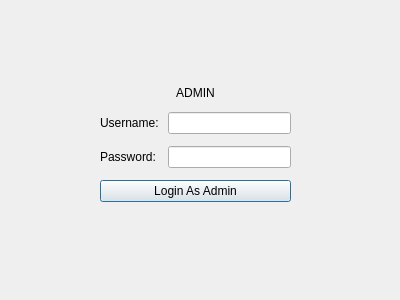
<?xml version="1.0" encoding="UTF-8"?>
<ui version="4.0">
 <class>login</class>
 <widget class="QDialog" name="login">
  <property name="geometry">
   <rect>
    <x>0</x>
    <y>0</y>
    <width>400</width>
    <height>300</height>
   </rect>
  </property>
  <property name="windowTitle">
   <string>Dialog</string>
  </property>
  <widget class="QWidget" name="layoutWidget">
   <property name="geometry">
    <rect>
     <x>100</x>
     <y>80</y>
     <width>191</width>
     <height>131</height>
    </rect>
   </property>
   <layout class="QGridLayout" name="gridLayout">
    <item row="0" column="0" colspan="3">
     <widget class="QLabel" name="adminLabel">
      <property name="sizePolicy">
       <sizepolicy hsizetype="Preferred" vsizetype="Fixed">
        <horstretch>0</horstretch>
        <verstretch>0</verstretch>
       </sizepolicy>
      </property>
      <property name="styleSheet">
       <string notr="true">font: 15pt &quot;Lato&quot;;</string>
      </property>
      <property name="text">
       <string>ADMIN</string>
      </property>
      <property name="alignment">
       <set>Qt::AlignCenter</set>
      </property>
     </widget>
    </item>
    <item row="1" column="0" colspan="2">
     <widget class="QLabel" name="usernameLabel">
      <property name="text">
       <string>Username:</string>
      </property>
     </widget>
    </item>
    <item row="1" column="2">
     <widget class="QLineEdit" name="usernameInput"/>
    </item>
    <item row="2" column="0">
     <widget class="QLabel" name="passwordLabel">
      <property name="text">
       <string>Password:</string>
      </property>
     </widget>
    </item>
    <item row="2" column="2">
     <widget class="QLineEdit" name="passwordInput">
      <property name="echoMode">
       <enum>QLineEdit::Password</enum>
      </property>
     </widget>
    </item>
    <item row="3" column="0" colspan="3">
     <widget class="QPushButton" name="adminLoginBut">
      <property name="text">
       <string>Login As Admin</string>
      </property>
     </widget>
    </item>
   </layout>
  </widget>
 </widget>
 <resources/>
 <connections/>
</ui>
